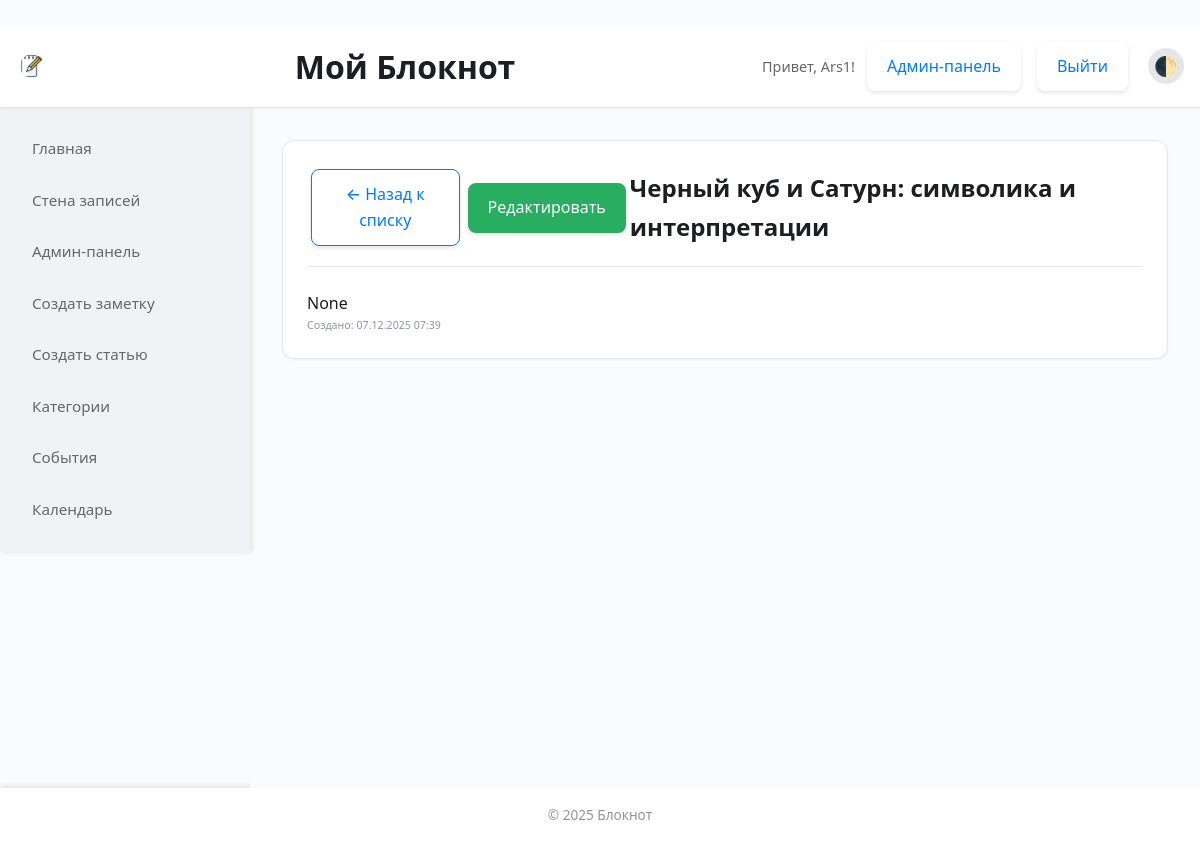
The page /view/1 (signed in) on the database its author committed.
### models.py (models this page shows, shortened)
class User(UserMixin, db.Model):
    id = db.Column(db.Integer, primary_key=True)
    username = db.Column(db.String(80), unique=True, nullable=False)
    password_hash = db.Column(db.String(120), nullable=False)
    is_admin = db.Column(db.Boolean, default=False) # По умолчанию False

class Note(db.Model):
    id = db.Column(db.Integer, primary_key=True)
    title = db.Column(db.String(200), nullable=True)
    content = db.Column(db.Text, nullable=True)
    full_content = db.Column(db.Text, nullable=True) # Полный HTML-контент статьи
    image_filename = db.Column(db.String(200), nullable=True)
    created_at = db.Column(db.DateTime, default=datetime.utcnow)
    updated_at = db.Column(db.DateTime, default=datetime.utcnow, onupdate=datetime.utcnow)
    note_type = db.Column(db.String(20), default='note') # 'note', 'list', 'image_note', 'article'
    tags = db.Column(db.String(500), nullable=True)
    background_color = db.Column(db.String(20), default='white')
    summary = db.Column(db.Text, nullable=True) # Краткое описание статьи
    preview_image = db.Column(db.String(200), nullable=True) # Изображение превью статьи
    category_ids = db.Column(db.String(200), nullable=True)
    is_published = db.Column(db.Boolean, default=False) # По умолчанию False
    user_id = db.Column(db.Integer, db.ForeignKey('user.id'), nullable=False)
    user = db.relationship('User', backref=db.backref('notes', lazy=True))

### app.py (the view)
@app.route('/view/<int:id>')
@login_required
def view_note(id):
    note = Note.query.filter_by(id=id, user_id=current_user.id).first_or_404() # Проверяем владельца
    if not current_user.is_admin:
        flash('Доступ запрещён.')
        return redirect(url_for('index'))
    display_content = note.content
    note_categories = [Category.query.get(cid) for cid in parse_category_ids(note.category_ids)]
    return render_template('view.html', note=note, display_content=display_content, note_categories=note_categories)

### app.py (called while the page is built)
@login_manager.user_loader
def load_user(user_id):
    return User.query.get(int(user_id))

def parse_category_ids(category_ids_str):
    if category_ids_str:
        return [int(id) for id in category_ids_str.split(',')]
    return []

### templates/view.html (shortened to what this page needs)
{% extends "base.html" %}
{% block sidebar %}
    {% include 'sidebar.html' %}
{% endblock %}
{% block content %}
<div class="content-card">
    <div class="card-header">
        <a href="{{ url_for('index') }}" class="btn btn-secondary">← Назад к списку</a>
        <a href="{{ url_for('edit_note', id=note.id) }}" class="btn btn-edit">Редактировать</a>
        <h2>{{ note.title }}</h2>
    </div>
    <div class="note-content">
        {{ display_content | safe }}
    </div>
    <p class="note-date"><small>Создано: {{ note.created_at.strftime('%d.%m.%Y %H:%M') }}</small></p>
</div>
{% endblock %}

### templates/base.html (shortened to what this page needs)
<!DOCTYPE html>
<html lang="ru">
<head>
    <link rel="stylesheet" href="{{ url_for('static', filename='css/style.css') }}">
    <link rel="stylesheet" href="{{ url_for('static', filename='izitoast/iziToast.min.css') }}">
</head>
<body>
    <header class="app-header">
        <div class="app-header-content">
            <img src="{{ url_for('static', filename='icons/note-1.png') }}" alt="Логотип" class="app-logo">
            <h1>Мой Блокнот</h1>
            <div class="auth-info">
                {% if current_user.is_authenticated %}
                    <span>Привет, {{ current_user.username }}!</span>
                    {% if current_user.is_admin %}
                        <a href="{{ url_for('admin_index') }}" class="btn btn-auth btn-auth-secondary">Админ-панель</a>
                    {% endif %}
                    <a href="{{ url_for('logout') }}" class="btn btn-auth btn-auth-secondary">Выйти</a>
                {% else %}
                    <a href="{{ url_for('login') }}" class="btn btn-auth btn-auth-secondary">Войти</a>
                    <a href="{{ url_for('register') }}" class="btn btn-auth btn-auth-primary">Регистрация</a>
                {% endif %}
                <button class="theme-toggle-btn" onclick="toggleTheme()" aria-label="Переключить тему">🌓</button>
            </div>
        </div>
    </header>
    <div class="app-container">
        {% block sidebar %}{% endblock %}
        <main class="app-main">
            {% block content %}{% endblock %}
        </main>
    </div>
    <footer class="app-footer">
        <p>&copy; 2025 Блокнот</p>
    </footer>
</body>
</html>

### rows shown on the page
User: username "Ars1"
Note: title "Черный куб и Сатурн: символика и интерпретации", created_at "07.12.2025 07:39"

### other values the page prints
{{ display_content | safe }} "None"
